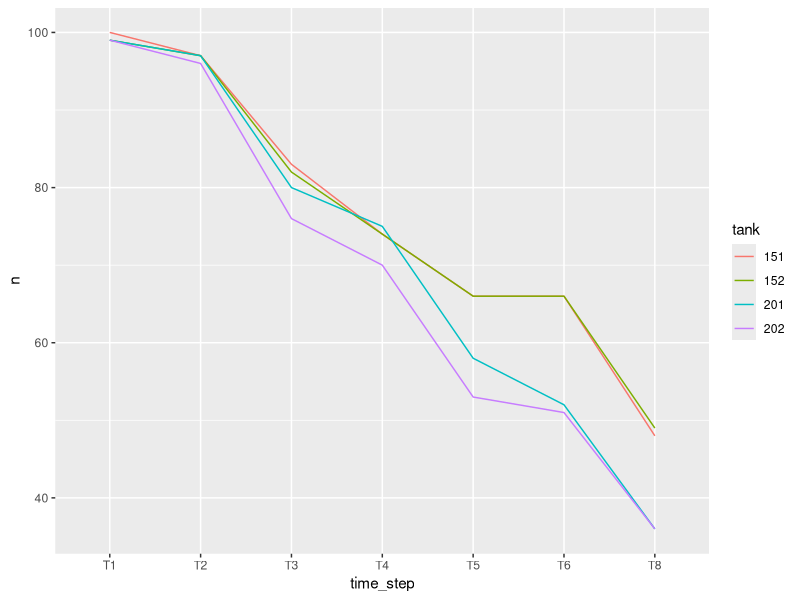
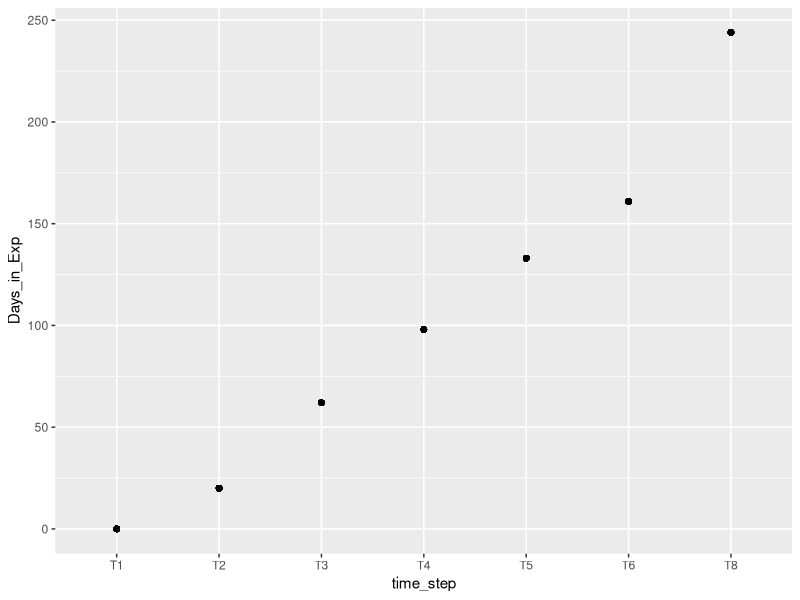
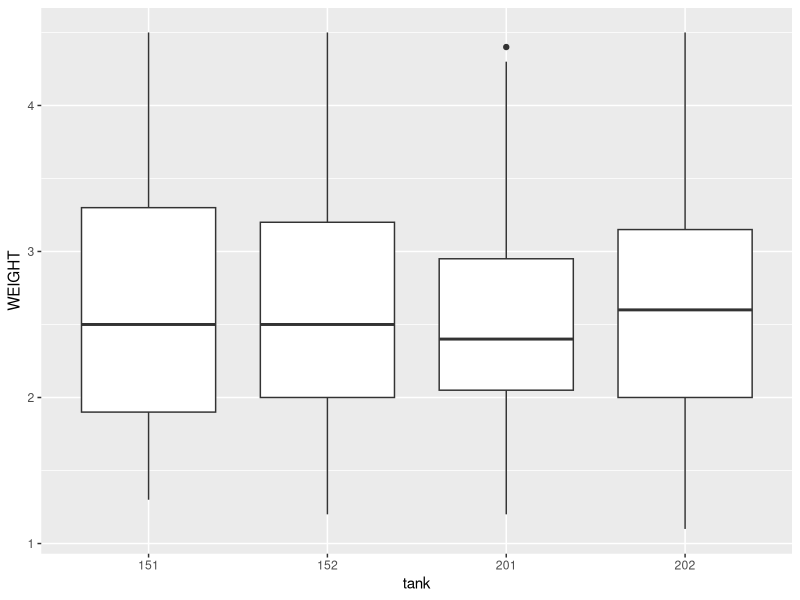
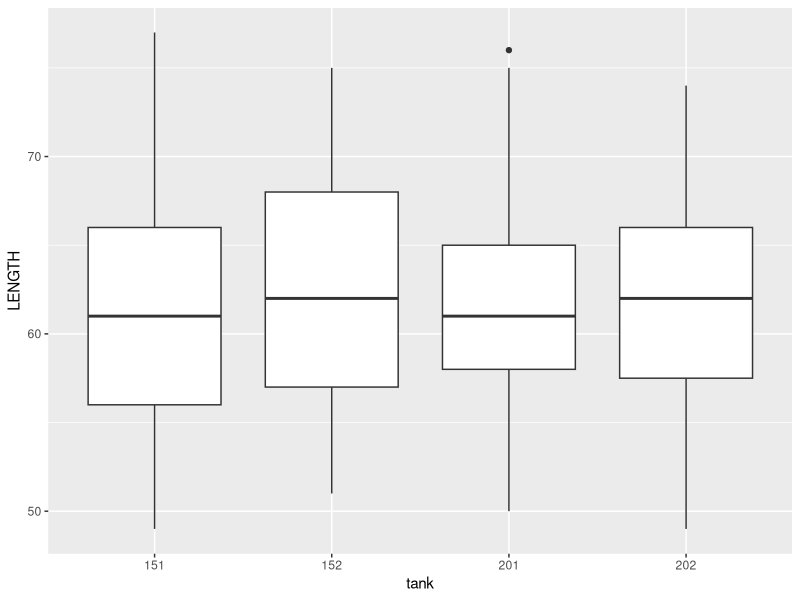
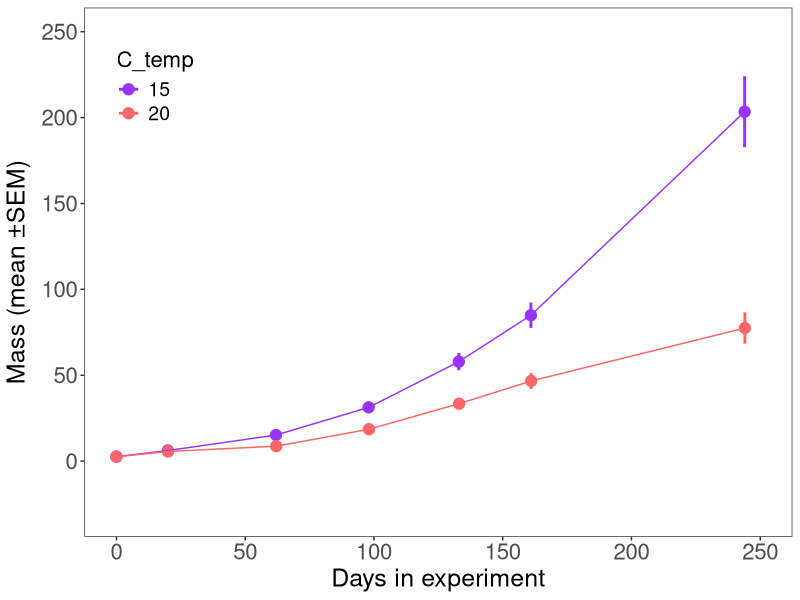
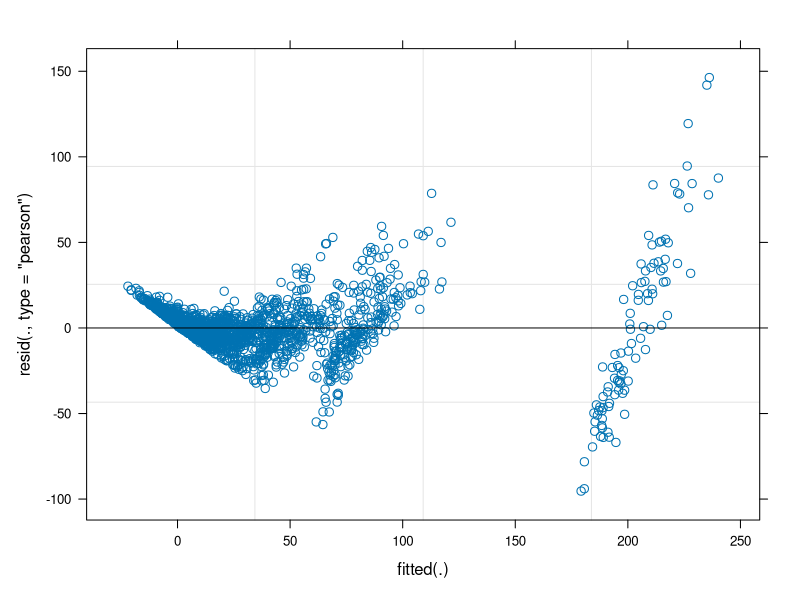
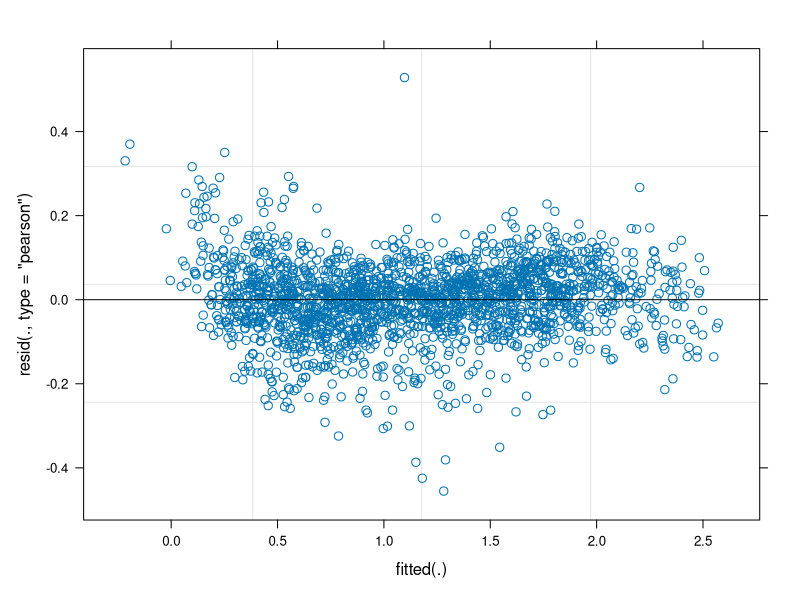
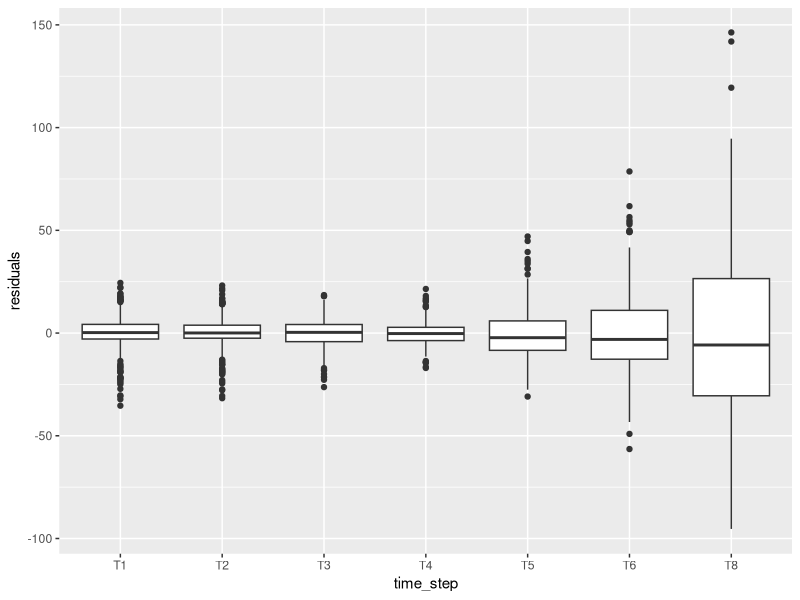

Write the R code that produced these figures, in order. (Note: this script raises an error after producing the figures.)
### Script for Figure 2 - mass and SGR time series

library(here)
library(tidyverse)
library(lme4)
library(lmerTest)
library(emmeans)
library(car)
library(glmmTMB)

#### read data
morph_long<-read.csv(here('data/BT_Morphometrics_LongForm_Merged_05032023.csv'), stringsAsFactors = T)
str(morph_long)
which(morph_long$WEIGHT == 0) #erroneous data point


morph_long <- morph_long %>%
  mutate (temp = factor(substr(TANK_Real, 1, 2)))%>%
  mutate (TANK_Real = factor(TANK_Real)) %>%
  mutate (rdate = as.POSIXct(x=TIME, format = "%Y-%m-%d")) %>%
  mutate (K = WEIGHT*100*(LENGTH^-3)) %>%
  mutate (Days_in_Exp2 = factor(Days_in_Exp)) %>%
  rename ("tank" = "TANK_Real") %>%
  rename ("time_step" = "condition3") %>%
  filter (time_step !="T7") %>%
  filter (WEIGHT != 0)

str(morph_long)
#unique(morph_long$TIME)
#K = Mass*(Length^-3)
morph_long_inital<-morph_long %>% filter (time_step =="T1")

#### tidying
sum(is.na(morph_long$WEIGHT)) #676 Weight NAs
sum(is.na(morph_long$LENGTH)) #678 Length NAs
morph_long2<-morph_long %>%
  drop_na(WEIGHT) %>%
  drop_na(LENGTH)
summary(morph_long2) #now has 2100 obs
freq_tab<-morph_long2 %>%
  count(tank, time_step) %>%
  group_by(tank)
freq_tab
ggplot(data=freq_tab, aes(x=time_step,y=n, group = tank, color = tank))+geom_line()
ggplot(data=morph_long2, aes (x=time_step, y=Days_in_Exp))+geom_point()

#### summarize means
bt_means2<-tapply(morph_long2$WEIGHT,list(morph_long2$temp,morph_long2$time_step),mean)
bt_sd2   <-tapply(morph_long2$WEIGHT,list(morph_long2$temp,morph_long2$time_step),sd)
bt_count2<-tapply(morph_long2$WEIGHT,list(morph_long2$temp,morph_long2$time_step),length)
bt_sem2  <-bt_means2/sqrt(bt_count2)

weight_means<-data.frame(bt_means2)
weight_means$C_temp<-row.names(weight_means)
weight_means2<-weight_means %>%
  pivot_longer(cols = starts_with("T"),
               names_to = "time_step",
               names_prefix = "T",
               values_to = "mean_weight")

weight_se<-data.frame(bt_sem2)
weight_se$C_temp<-row.names(weight_se)
weight_se2<-weight_se %>%
  pivot_longer(cols = starts_with("T"),
               names_to = "time_step",
               names_prefix = "T",
               values_to = "se_weight")
#now merge the dataframes
weight_mean_se<- left_join(weight_means2, weight_se2, by = c("time_step", "C_temp"))
weight_mean_se<- weight_mean_se %>%
  mutate (time_step = factor(time_step))%>%
  mutate (Days = case_when (time_step == "1"~ 0,
                            time_step == "2"~ 20,
                            time_step == "3"~ 62,
                            time_step == "4"~ 98,
                            time_step == "5"~ 133,
                            time_step == "6"~ 161,
                            time_step == "8"~ 244))

#### differences in initial size?
str(morph_long2)
ggplot(data = morph_long_inital, aes(x=tank, y=WEIGHT))+geom_boxplot()
ggplot(data = morph_long_inital, aes(x=tank, y=LENGTH))+geom_boxplot()
init_w<-glm(data=morph_long_inital, formula = WEIGHT ~ tank, family = gaussian())
init_l<-glm(data=morph_long_inital, formula = LENGTH ~ tank, family = gaussian())
summary(init_w)
summary(init_l)

#### create MS plots, 2A first
A_col <- "#9933FF"
B_col <- "#FF6666"
str(weight_mean_se)
plot1<-ggplot(weight_mean_se, aes(x=Days, y=mean_weight, color = C_temp,group = C_temp))+
  geom_point(size = 3.5, position = position_dodge(width = 0.2))+
  geom_errorbar(data=weight_mean_se, aes(ymin=mean_weight-se_weight, ymax = mean_weight+se_weight),
                width=0, size = 1, position = position_dodge(width = 0.2))+
  geom_line(aes(group = C_temp), position = position_dodge(width = 0.2))+
  labs(y=expression(paste("Mass (mean \U00B1SEM)")), x="Days in experiment")+
  theme_bw()+theme(legend.title=element_text(size=16),legend.text=element_text(size=14),
                   axis.text.y=element_text(size=16),axis.title.y=element_text(size=18, vjust=1.2),
                   axis.text.x=element_text(size=16),axis.title.x=element_text(size=18),
                   panel.grid.major = element_blank(), panel.grid.minor = element_blank(),
                   legend.position = c(0.1,0.85))+
  scale_fill_manual(values  = c(A_col, B_col)) +
  scale_color_manual(values = c("15" = A_col, "20" = B_col))+
  coord_cartesian(xlim = c(0,250), ylim = c(-30,250))

plot1
ppi=300
png('figures/mass_time_series.png', width=9*ppi, height=6*ppi, res=ppi)
plot1
dev.off()

####Mass analysis
str(morph_long2)
weight01  <-lmer(WEIGHT ~ temp * time_step + (1|TAGNUMBER), data = morph_long2)
weight02  <-lmer(WEIGHT ~ temp * time_step + (1|TAGNUMBER) + (1|tank), data = morph_long2)
weight01a <-lmer(log10(WEIGHT) ~ temp * time_step + (1|TAGNUMBER), data = morph_long2)

summary(weight01)
summary(weight02)
summary(weight01a)

plot(weight01)
plot(weight01a)
morph_long2$residuals<-residuals(weight01)
morph_long2$residuals.log<-residuals(weight01a)
ggplot(morph_long2,aes(x=time_step, y= residuals))+geom_boxplot()
ggplot(morph_long2,aes(x=temp, y= residuals))+geom_boxplot()+facet_grid(.~time_step)
ggplot(morph_long2,aes(x=time_step, y= residuals.log))+geom_boxplot()
ggplot(morph_long2,aes(x=temp, y= residuals.log))+geom_boxplot()+facet_grid(.~time_step)

anova(weight01,  ddf = "Kenward-Roger")
anova(weight02,  ddf = "Kenward-Roger")
anova(weight01a, ddf = "Kenward-Roger")

emm2 = emmeans (weight01, ~ temp | time_step)
contrast(emm2, contrast = TRUE)
pairs(emm2)
pairs(emm2, by = "temp")
plot(emm2)

emm2a = emmeans (weight01a, ~ temp | time_step)
contrast(emm2a, contrast = TRUE)
pairs(emm2a)
pairs(emm2a, by = "temp")
plot(emm2a)

weight01b<-glmmTMB(WEIGHT ~ temp * time_step + (1|TAGNUMBER), data = morph_long2, family = Gamma)
summary(weight01b)

emm2b = emmeans (weight01b, ~ temp | time_step)
contrast(emm2b, contrast = TRUE)
pairs(emm2b)
pairs(emm2b, by = "temp")
plot(emm2b)

anova(weight01b, ddf = "Kenward-Roger")

#### SGR analysis and plotting
sgr<-read.csv(here('data/BT_Morphometrics_SGR_LongForm_Merged_05102023.csv'), stringsAsFactors = T)
str(sgr)
which(sgr$SGR < 0)
sgr <- sgr %>%
  mutate (temp = factor(substr(TANK_Real, 1, 2)))%>%
  mutate (TANK_Real = factor(TANK_Real)) %>%
  mutate (Days_in_Exp2 = factor(Days_in_Exp)) %>%
  rename ("tank" = "TANK_Real") %>%
  rename ("time_step" = "condition3") %>%
  filter (condition1 !="SGR_6") %>%
  filter (SGR > -0.2) #remove mass = 0 fish

ggplot(sgr, aes(x=time_step, y=Days_in_Exp))+geom_point()

#### summarize means
sgr_means <-tapply(sgr$SGR,list(sgr$temp,sgr$time_step),mean)
sgr_std   <-tapply(sgr$SGR,list(sgr$temp,sgr$time_step),sd)
sgr_count <-tapply(sgr$SGR,list(sgr$temp,sgr$time_step),length)
sgr_sem   <-sgr_means/sqrt(sgr_count)

sgr_means<-data.frame(sgr_means)
sgr_means$C_temp<-row.names(sgr_means)
sgr_means <-sgr_means %>%
  pivot_longer(cols = starts_with("T"),
               names_to = "time_step",
               names_prefix = "T",
               values_to = "mean_sgr")

sgr_sem<-data.frame(sgr_sem)
sgr_sem$C_temp<-row.names(sgr_sem)
sgr_sem <-sgr_sem %>%
  pivot_longer(cols = starts_with("T"),
               names_to = "time_step",
               names_prefix = "T",
               values_to = "se_sgr")

sgr_mean_se<- left_join(sgr_means, sgr_sem, by = c("time_step", "C_temp"))
sgr_mean_se<- sgr_mean_se %>%
  mutate (time_step = factor(time_step))%>%
  mutate (Days = case_when (time_step == "1"~ 0,
                            time_step == "2"~ 20,
                            time_step == "3"~ 62,
                            time_step == "4"~ 98,
                            time_step == "5"~ 133,
                            time_step == "6"~ 161,
                            time_step == "8"~ 244))

#### create MS plots, 2B second
A_col <- "#9933FF"
B_col <- "#FF6666"
str(sgr_mean_se)
plot2<-ggplot(sgr_mean_se, aes(x=Days, y=mean_sgr, color = C_temp,group = C_temp))+
  geom_point(size = 3.5, position = position_dodge(width = 0.2))+
  geom_errorbar(data=sgr_mean_se, aes(ymin=mean_sgr-se_sgr, ymax = mean_sgr+se_sgr),
                width=0, size = 1, position = position_dodge(width = 0.2))+
  geom_line(aes(group = C_temp), position = position_dodge(width = 0.2))+
  labs(y=expression(paste("Specific Growth Rate (mean \U00B1SEM)")), x="Days in experiment")+
  theme_bw()+theme(legend.title=element_text(size=16),legend.text=element_text(size=14),
                   axis.text.y=element_text(size=16),axis.title.y=element_text(size=18, vjust=1.2),
                   axis.text.x=element_text(size=16),axis.title.x=element_text(size=18),
                   panel.grid.major = element_blank(), panel.grid.minor = element_blank(),
                   legend.position = "none")+
  scale_fill_manual(values  = c(A_col, B_col)) +
  scale_color_manual(values = c("15" = A_col, "20" = B_col))+
  coord_cartesian(xlim = c(0,250), ylim = c(0,4))
plot2
ppi=300
png('figures/sgr_time_series.png', width=9*ppi, height=6*ppi, res=ppi)
plot2
dev.off()

#### SGR analysis
str(sgr)

sgr01<-lmer(SGR ~ temp * time_step + (1|TAGNUMBER), data = sgr)
sgr02<-lmer(SGR ~ temp * time_step + (1|TAGNUMBER) + (1|tank), data = sgr)
summary(sgr01)
summary(sgr02)

plot(sgr01)
sgr$residuals<-residuals(sgr01)
ggplot(sgr,aes(x=time_step, y= residuals))+geom_boxplot()
ggplot(sgr,aes(x=temp, y= residuals))+geom_boxplot()+facet_grid(.~time_step)

anova(sgr01, ddf = "Kenward-Roger")
anova(sgr02, ddf = "Kenward-Roger")

emm_sgr = emmeans (sgr01, ~ temp | time_step)
contrast(emm_sgr, contrast = TRUE)
pairs(emm_sgr)
pairs(emm_sgr, by = "temp")
plot(emm_sgr)
